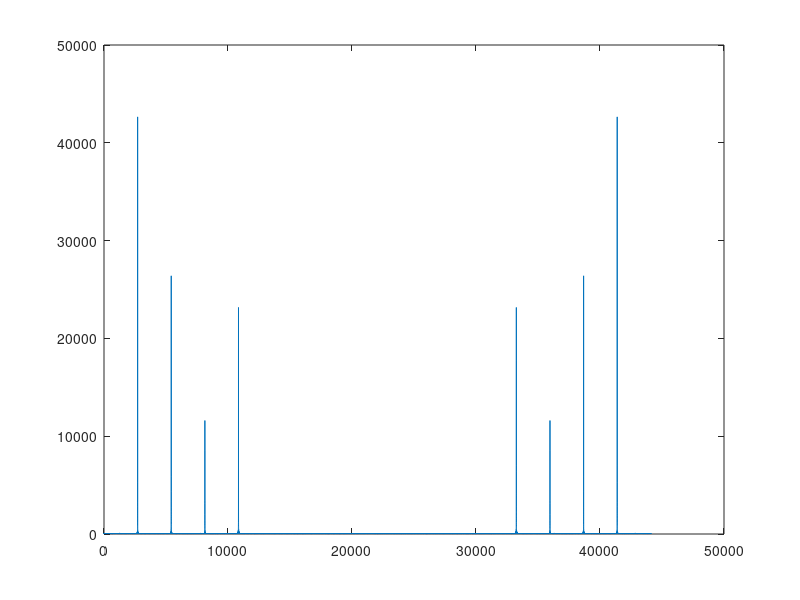

This figure's MATLAB source: (Note: this script raises an error after producing the figure.)
fs = 44100;
freq = 2711.54;
amplitude = 1;
dur = 2;
time = 0:1/fs:dur;
phase = rand()*2*pi;
SNR = 20;
SNR_amp = 10^(SNR/20);
k=1;

fundamental = cos(2*pi*freq*time + phase);
noise = randn(size(time));
harmony1 = 0.8*rand()*cos(2*pi*freq*time*2 + rand()*2*pi);
harmony2 = 0.8*rand()*cos(2*pi*freq*time*3 + rand()*2*pi);
harmony3 = 0.8*rand()*cos(2*pi*freq*time*4 + rand()*2*pi);
signal = amplitude * (fundamental  + harmony1 + harmony2 + harmony3 + noise/SNR_amp );
signal = signal';

% figure(4)
% plot(fundamental)
% hold on
% plot(harmony1)
% plot(harmony2)
% plot(harmony3)
% plot(signal)
% hold off

% [ f0 , dips , time ] = yin3(signal , fs , 0.01 , 0.1 , 4000, 32);

figure(1)
plot(fs/length(signal)*(0:length(signal)-1) , abs(fft(signal)));


% yy1 = harmonic_plus_noise(signal , fs , freq ,0.005 , 0.0025);
yy3 = harmonic_plus_noise_bird(signal , fs ,0.005 , 0.0025);
figure(2)
plot(signal,'g');
hold on
% plot(yy1, 'b');
plot(yy3, 'r');
hold off


yy_n = signal - yy3;
figure(3)
plot(yy_n)
soundsc(yy_n,fs);